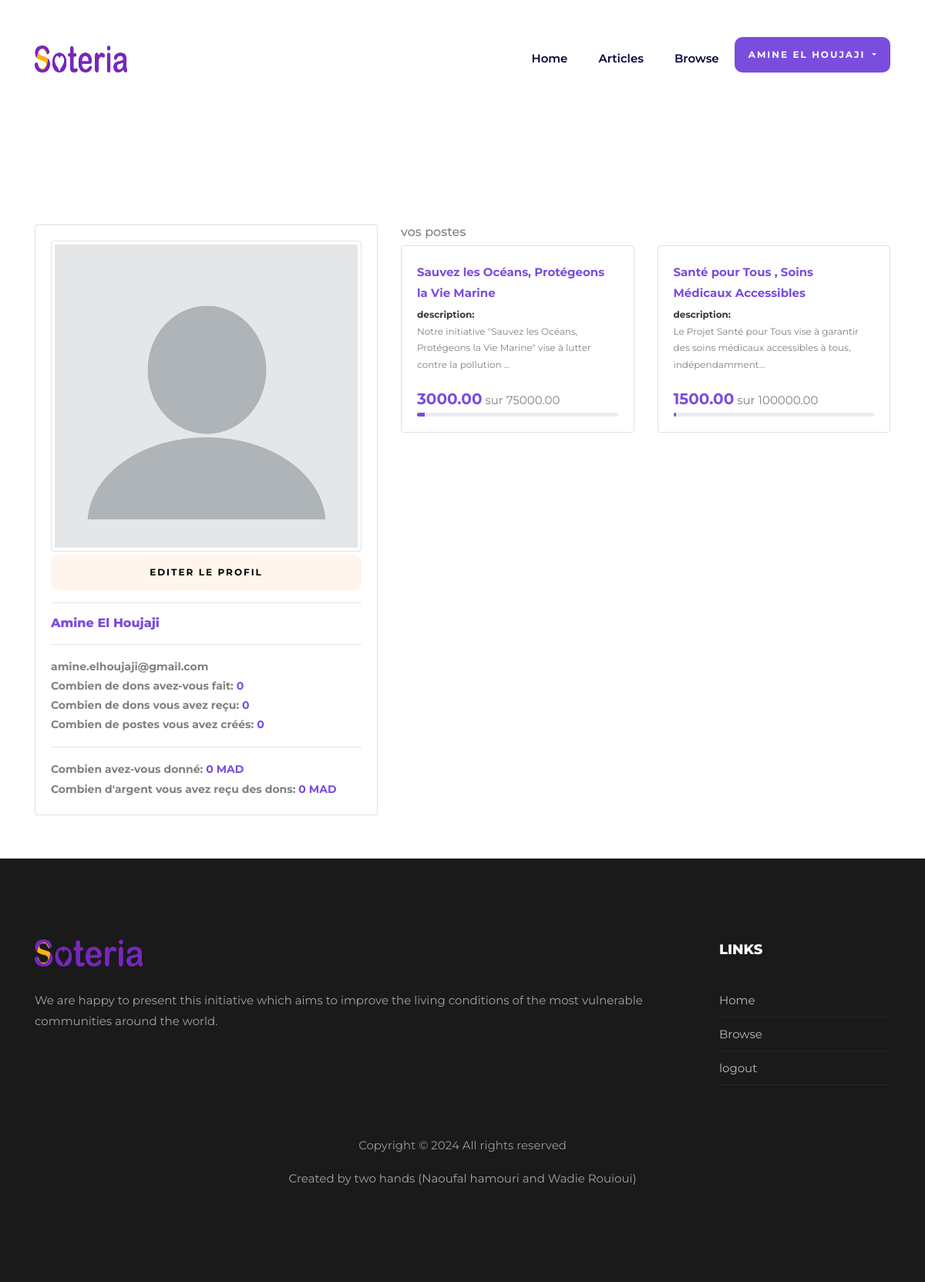
Page /profile (signed in) on the committed database.
### tables this page shows
CREATE TABLE `campaigns` (
  `campaign_id` int(11) NOT NULL,
  `user_id` int(11) DEFAULT NULL,
  `title` varchar(255) DEFAULT NULL,
  `description` text DEFAULT NULL,
  `image` varchar(255) NOT NULL,
  `goal_amount` decimal(10,2) DEFAULT NULL,
  `current_amount` decimal(10,2) DEFAULT NULL,
  `deadline_date` date DEFAULT NULL,
  `campaign_status` enum('draft','active','completed') DEFAULT 'active',
  `date_created` timestamp NOT NULL DEFAULT current_timestamp(),
  `date_updated` timestamp NOT NULL DEFAULT current_timestamp() ON UPDATE current_timestamp()
);

### controller/frontend.php (called while the page is built, shortened)
<?php
require('model/frontend.php');
function profilePage(){
    $postes = getProfilePostes();
    require("view/profile.php");
}

### model/frontend.php (called while the page is built, shortened)
<?php
function dbConnect(){
    try{
        $db = new PDO("mysql:host=localhost;dbname=soteria;charset=utf8","root","");
        $db->setAttribute(PDO::ATTR_ERRMODE, PDO::ERRMODE_EXCEPTION);
        return $db;
    }catch(PDOEcxeption $e){
        die("Erreur - " . $e->getMessage());
    }
}
function getProfilePostes(){
    $db = dbConnect();
    $req = $db->prepare("SELECT * FROM campaigns WHERE user_id=?");
    $req->execute(array($_SESSION['user_id']));
    return $req;
}

### view/profile.php (the view, shortened to what this page needs)
<?php include 'partials/_navbar.php' ?>
<section class="ftco-section ftco-no-pb" style="margin-top: 50px;">
    <div class="container">
    </div>
</section>
<section class="ftco-section ftco-no-pb mb-5">
    <div class="container">
        <div class="row">
            <div class="col-md-5 mb-2">
                <div class="card">
                    <div class="card-body">
                        <img src="<?= $_SESSION['avatar'] ?>" class="img-thumbnail" alt="">
                        <button id="editProfileBtn" class="w-100 btn btn-light mt-1">Editer le profil</button>
                        <hr>
                        <div class="heading-section">
                            <h2 class="mt-2" style="font-size:16px;"><?= $_SESSION['firstName'] . " " . $_SESSION['lastName'] ?></h2>
                            <hr>
                            <p class="m-0 p-0 font-weight-bold" style="font-size:14px;"><?= $_SESSION['email'] ?></p>
                            <p class="m-0 p-0 font-weight-bold" style="font-size:14px;">Combien de dons avez-vous fait: <span class="text-secondary font-weight-bold">0</span></p>
                            <p class="m-0 p-0 font-weight-bold" style="font-size:14px;">Combien de dons vous avez reçu: <span class="text-secondary font-weight-bold">0</span></p>
                            <p class="m-0 p-0 font-weight-bold" style="font-size:14px;">Combien de postes vous avez créés: <span class="text-secondary font-weight-bold">0</span></p>
                            <hr>
                            <p class="m-0 p-0 font-weight-bold" style="font-size:14px;">Combien avez-vous donné: <span class="text-secondary font-weight-bold">0 MAD</span></p>
                            <p class="m-0 p-0 font-weight-bold" style="font-size:14px;">Combien d'argent vous avez reçu des dons: <span class="text-secondary font-weight-bold">0 MAD</span></p>
                        </div>
                    </div>
                </div>
            </div>
            <div class="col-md-7">
                <?php
                    if($postes->rowCount() == 0) {
                ?>
                    <div class="card">
                        <div class="card-body">
                            <p class='text-center font-weight-bold'>Vous avez aucune campagnes créé !</p> <a class='d-block text-center' href=''>commencer maintenant</a>
                        </div>
                    </div>
                <?php
                    }else{
                ?>
                <h6>vos postes</h6>
                <div class="row">
                <?php
                        $max_length = 100;
                        foreach($postes as $poste){
                            $percentage = ($poste['current_amount'] / $poste['goal_amount']) * 100;
                ?>
                            <div class="col-md-6 m-0 mb-2">
                                <div class="card">
                                    <div class="card-body">
                                        <a href="campaign&campaign_id=<?= $poste['campaign_id'] ?>" class="text-secondary font-weight-bold"><?= $poste['title'] ?></a>
                                        <p class="text-justify text-dark font-weight-bold m-0 mt-1" style="font-size: 12px;">
                                            description:
                                        </p>
                                        <p style="font-size:12px;">
                                            <?= (strlen($poste['description']) > $max_length) ? substr(strip_tags($poste['description']), 0, $max_length) . "..." : strip_tags($poste['description']) ?>
                                        </p>
                                        <p class="m-0"><span class="text-secondary font-weight-bold" style="font-size: 20px;"><?= $poste['current_amount'] ?></span> sur
                                            <span><?= $poste['goal_amount'] ?></span>
                                        </p>
                                        <div class="progress" style="height:5px">
                                            <div class="progress-bar bg-secondary" style="width:<?= $percentage?>%; height:5px"></div>
                                        </div>
                                    </div>
                                </div>
                            </div>
                            <?php
                        }
                        ?>
                    </div>
                    <?php
                    }
                    ?>
            </div>
        </div>
    </div>
</section>
<?php include 'partials/_footer.php' ?>
<?php require('template.php');?>

### rows in the picture
campaigns: title "Sauvez les Océans, Protégeons la Vie Marine", description "Notre initiative \"Sauvez les Océans, Protégeons la Vie Marine\" vise à lutter contre la pollution", current_amount "3000.00", goal_amount "75000.00"
campaigns: title "Santé pour Tous , Soins Médicaux Accessibles", description "Le Projet Santé pour Tous vise à garantir des soins médicaux accessibles à tous, indépendamment", current_amount "1500.00", goal_amount "100000.00"

### other values in the picture
$_SESSION['firstName'] "AMINE"
$_SESSION['lastName'] "EL HOUJAJI"
$_SESSION['firstName'] "Amine"
$_SESSION['lastName'] "El Houjaji"
$_SESSION['email'] "amine.elhoujaji@gmail.com"
